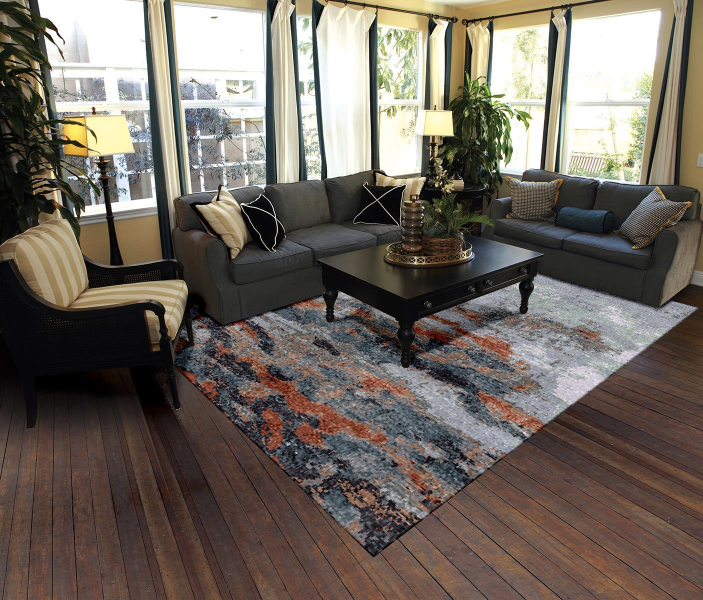
#> input picture job/RM-ImageDetection-custom_rug2/RM-ImageDetection-custom_rug2/new/XiaohuLuVPDetection-master/lu_vp_detect/n1.jpg, 1405 x 1200 px (shown at 1/2 size)
$ python run_vp_detect.py   (older library calls are emulated)
#> lines starting #> are read from the running program, lines starting #| are printed output that depends on the picture
### job/RM-ImageDetection-custom_rug2/RM-ImageDetection-custom_rug2/new/XiaohuLuVPDetection-master/lu_vp_detect/vp_detection.py
"""
Python + OpenCV Implementation of the vanishing point algorithm by Xiaohu Lu
et al. - http://xiaohulugo.github.io/papers/Vanishing_Point_Detection_WACV2017.pdf.

Author: Ray Phan (https://github.com/rayryeng)
"""

import cv2
import numpy as np
from itertools import combinations

class vp_detection(object):
    """
    VP Detection Object

    Args:
        length_thresh: Line segment detector threshold (default=30)
        principal_point: Principal point of the image (in pixels)
        focal_length: Focal length of the camera (in pixels)
        seed: Seed for reproducibility due to RANSAC
    """
    def __init__(self, length_thresh=30, principal_point=None,
                 focal_length=1500, seed=None):
        self._length_thresh = length_thresh
        self._principal_point = principal_point
        self._focal_length = focal_length
        self._angle_thresh = np.pi / 30 # For displaying debug image
        self._vps = None # For storing the VPs in 3D space
        self._vps_2D = None # For storing the VPs in 2D space
        self.__img = None # Stores the image locally
        self.__clusters = None # Stores which line index corresponds to what VP
        self.__tol = 1e-8 # Tolerance for floating point comparison
        self.__angle_tol = np.pi / 3 # (pi / 180 * (60 degrees)) --> +/- 30 deg
        self.__lines = None # Stores the line detections internally
        self.__zero_value = 0.001 # Threshold to check augmented coordinate
                                  # Anything less than __tol gets set to this
        self.__seed = seed # Set seed for reproducibility
        noise_ratio = 0.5  # Outlier/inlier ratio for RANSAC estimation
        # Probability of all samples being inliers
        p = (1.0 / 3.0) * ((1.0 - noise_ratio) ** 2.0)

        # Total number of iterations for RANSAC
        conf = 0.9999
        self.__ransac_iter = int(np.log(1 - conf) / np.log(1.0 - p))

    # [25 lines left out: functions length_thresh, length_thresh, not called in this run]

    @property
    def principal_point(self):
        """
        Principal point for VP Detection algorithm

        Returns:
            The minimum length required for a line
        """
        return self._principal_point

    # [54 lines left out: functions principal_point, focal_length, focal_length, vps, not called in this run]

    @property
    def vps_2D(self):
        """
        Vanishing points of the image in 2D image coordinates.

        Returns:
            A numpy array where each row is a point and each column is a component / coordinate
        """
        return self._vps_2D

    def __detect_lines(self, img):
        """
        Detects lines using OpenCV LSD Detector
        """
        # Convert to grayscale if required
        if len(img.shape) == 3:
            img_copy = cv2.cvtColor(img, cv2.COLOR_BGR2GRAY)
        else:
            img_copy = img

        # Create LSD detector with default parameters
        lsd = cv2.createLineSegmentDetector(0)

        # Detect lines in the image
        # Returns a NumPy array of type N x 1 x 4 of float32
        # such that the 4 numbers in the last dimension are (x1, y1, x2, y2)
        # These denote the start and end positions of a line
        lines = lsd.detect(img_copy)[0]

        # Remove singleton dimension
        lines = lines[:, 0]

        # Filter out the lines whose length is lower than the threshold
        dx = lines[:, 2] - lines[:, 0]
        dy = lines[:, 3] - lines[:, 1]
        lengths = np.sqrt(dx*dx + dy*dy)
        mask = lengths >= self._length_thresh
        lines = lines[mask]

        # Store the lines internally
        self.__lines = lines

        # Return the lines
        return lines

    def __find_vp_hypotheses_two_lines(self):
        """
        Finds the VP hypotheses using pairs of lines
        """
        # Number of detected lines
        N = self.__lines.shape[0]

        # Number of bins for longitude - 360 bins so 1 deg. per bin
        # For estimating second VP along the great circle distance of the
        # first VP
        num_bins_vp2 = 360
        vp2_step = np.pi / 180.0 # Step in radians

        # Store the equations of the line, lengths and orientations
        # for each line segment
        p1 = np.column_stack((self.__lines[:, :2],
            np.ones(N, dtype=np.float32)))
        p2 = np.column_stack((self.__lines[:, 2:],
            np.ones(N, dtype=np.float32)))
        cross_p = np.cross(p1, p2)
        dx = p1[:, 0] - p2[:, 0]
        dy = p1[:, 1] - p2[:, 1]
        lengths = np.sqrt(dx*dx + dy*dy)
        orientations = np.arctan2(dy, dx)

        # Perform wraparound - [-pi, pi] --> [0, pi]
        # All negative angles map to their mirrored positive counterpart
        orientations[orientations < 0] = orientations[orientations < 0] + np.pi

        # Keep these around
        self.__cross_p = cross_p
        self.__lengths = lengths
        self.__orientations = orientations

        # Stores the VP hypotheses - 3 per longitude for each RANSAC iteration
        # First dimension - VP triplet proposal for a RANSAC iteration
        # Second dimension - VPs themselves
        # Third dimension - VP component
        vp_hypos = np.zeros((self.__ransac_iter * num_bins_vp2, 3, 3),
            dtype=np.float32)

        i = 0

        if self.__seed is not None:
            gen = np.random.RandomState(self.__seed)

        # For each iteration...
        while i < self.__ransac_iter:
            # Get two random indices
            if self.__seed is not None:
                (idx1, idx2) = gen.permutation(N)[:2]
            else:
                (idx1, idx2) = np.random.permutation(N)[:2]

            # Get the first VP proposal in the image
            vp1_img = np.cross(cross_p[idx1], cross_p[idx2])

            # Try again if at infinity
            if np.abs(vp1_img[2]) < self.__tol:
                continue

            # Find where it intersects in the sphere
            vp1 = np.zeros(3, dtype=np.float32)
            vp1[:2] = vp1_img[:2] / vp1_img[2] - self._principal_point
            vp1[2] = self._focal_length

            # Normalize
            vp1 /= np.sqrt(np.sum(np.square(vp1)))

            # Get the other two VPs
            # Search along the circumference of the sphere
            la = np.arange(num_bins_vp2) * vp2_step
            kk = vp1[0] * np.sin(la) + vp1[1] * np.cos(la)
            phi = np.arctan(-vp1[2] / kk)

            # Convert back to Cartesian coordinates
            vp2 = np.column_stack([np.sin(phi) * np.sin(la),
                                   np.sin(phi) * np.cos(la),
                                   np.cos(phi)])

            # Enforce points at infinity to be finite
            vp2[np.abs(vp2[:, 2]) < self.__tol, 2] = self.__zero_value
            # Normalize
            vp2 /= np.sqrt(np.sum(np.square(vp2), axis=1, keepdims=True))
            vp2[vp2[:, 2] < 0, :] *= -1.0 # Ensure direction is +z

            vp3 = np.cross(vp1, vp2) # Third VP is orthogonal to the two
            vp3[np.abs(vp3[:,2]) < self.__tol, 2] = self.__zero_value
            vp3 /= np.sqrt(np.sum(np.square(vp3), axis=1, keepdims=True))
            vp3[vp3[:, 2] < 0, :] *= -1.0

            # Place proposals in corresponding locations
            vp_hypos[i * num_bins_vp2 : (i + 1) * num_bins_vp2, 0, :] = vp1
            vp_hypos[i * num_bins_vp2 : (i + 1) * num_bins_vp2, 1, :] = vp2
            vp_hypos[i * num_bins_vp2 : (i + 1) * num_bins_vp2, 2, :] = vp3

            # Move to the next iteration
            i += 1

        return vp_hypos

    def __get_sphere_grids(self):
        """
        Builds spherical voting grid to determine which VP has the most support
        """

        # Determine number of bins for latitude and longitude
        bin_size = np.pi / 180.0
        lat_span = np.pi / 2.0
        long_span = 2.0 * np.pi
        num_bins_lat = int(lat_span / bin_size)
        num_bins_lon = int(long_span / bin_size)

        # Get indices for every unique pair of lines
        combos = list(combinations(range(self.__lines.shape[0]), 2))
        combos = np.asarray(combos, dtype=np.int)

        # For each pair, determine where the lines intersect
        pt_intersect = np.cross(self.__cross_p[combos[:, 0]],
            self.__cross_p[combos[:, 1]])

        # Ignore if points are at infinity
        mask = np.abs(pt_intersect[:, 2]) >= self.__tol

        # To determine if two points map to the same VP in spherical
        # coordinates, their difference in angle must be less than
        # some threshold
        ang = np.abs(self.__orientations[combos[:, 0]] -
            self.__orientations[combos[:, 1]])
        ang = np.minimum(np.pi - ang, ang)
        mask = np.logical_and(mask,  np.abs(ang) <= self.__angle_tol)

        # Get the points, angles and combinations that are
        # left
        pt_intersect = pt_intersect[mask]
        ang = ang[mask]
        combos = combos[mask]

        # Determine corresponding lat and lon mapped to the sphere
        X = (pt_intersect[:, 0] / pt_intersect[:, 2]) - self._principal_point[0]
        Y = (pt_intersect[:, 1] / pt_intersect[:, 2]) - self._principal_point[1]
        Z = self._focal_length
        lat = np.arccos(Z / np.sqrt(X*X + Y*Y + Z*Z))
        lon = np.arctan2(X, Y) + np.pi

        # Get corresponding bin locations
        la_bin = (lat / bin_size).astype(np.int)
        lon_bin = (lon / bin_size).astype(np.int)
        la_bin[la_bin >= num_bins_lat] = num_bins_lat - 1
        lon_bin[lon_bin >= num_bins_lon] = num_bins_lon - 1

        # Add their weighted vote to the corresponding bin
        # Get 1D bin coordinate so we can take advantage
        # of bincount method, then reshape back to 2D
        bin_num = la_bin * num_bins_lon + lon_bin
        weights = np.sqrt(self.__lengths[combos[:, 0]] *
            self.__lengths[combos[:, 1]]) * (np.sin(2.0 * ang) + 0.2)

        sphere_grid = np.bincount(bin_num, weights=weights,
            minlength=num_bins_lat * num_bins_lon).reshape(
            (num_bins_lat,num_bins_lon)).astype(np.float32)

        # Add the 3 x 3 smoothed votes on top of the original votes for
        # stability (refer to paper)
        sphere_grid += cv2.filter2D(sphere_grid, -1, (1.0/9.0)*np.ones((3, 3)))
        return sphere_grid

    def __get_best_vps_hypo(self, sphere_grid, vp_hypos):
        # Number of hypotheses
        N = vp_hypos.shape[0]

        # Bin size - 1 deg. in radians
        bin_size = np.pi / 180.0

        # Ignore any values whose augmented coordinate are less than
        # the threshold or bigger than magnitude of 1
        # Each row is a VP triplet
        # Each column is the z coordinate
        mask = np.logical_and(np.abs(vp_hypos[:, :, 2]) >= self.__tol,
                              np.abs(vp_hypos[:, :, 2]) <= 1.0)

        # Create ID array for VPs
        ids = np.arange(N).astype(np.int)
        ids = np.column_stack([ids, ids, ids])
        ids = ids[mask]

        # Calculate their respective lat and lon
        lat = np.arccos(vp_hypos[:, :, 2][mask])
        lon = np.arctan2(vp_hypos[:, :, 0][mask],
            vp_hypos[:, :, 1][mask]) + np.pi

        # Determine which bin they map to
        la_bin = (lat / bin_size).astype(np.int)
        lon_bin = (lon / bin_size). astype(np.int)
        la_bin[la_bin == 90] = 89
        lon_bin[lon_bin == 360] = 359

        # For each hypotheses triplet of VPs, calculate their final
        # votes by summing the contributions of each VP for the
        # hypothesis
        weights = sphere_grid[la_bin, lon_bin]
        votes = np.bincount(ids, weights=weights,
            minlength=N).astype(np.float32)

        # Find best hypothesis by determining which triplet has the largest
        # votes
        best_idx = np.argmax(votes)
        final_vps = vp_hypos[best_idx]
        vps_2D = self._focal_length * (final_vps[:, :2] / final_vps[:, 2][:, None])
        vps_2D += self._principal_point

        # Find the coordinate with the largest vertical value
        # This will be the last column of the output
        z_idx = np.argmax(np.abs(vps_2D[:, 1]))
        ind = np.arange(3).astype(np.int)
        mask = np.ones(3, dtype=np.bool)
        mask[z_idx] = False
        ind = ind[mask]

        # Next, figure out which of the other two coordinates has the smallest
        # x coordinate - this would be the left leaning VP
        vps_trim = vps_2D[mask]
        x_idx = np.argmin(vps_trim[:, 0])
        x_idx = ind[x_idx]

        # Finally get the right learning VP
        mask[x_idx] = False
        x2_idx = np.argmax(mask)

        # Re-arrange the order
        # Right VP is first - x-axis would be to the right
        # Left VP is second - y-axis would be to the left
        # Vertical VP is third - z-axis would be vertical
        final_vps = final_vps[[x2_idx, x_idx, z_idx], :]
        vps_2D = vps_2D[[x2_idx, x_idx, z_idx], :]

        # Save for later
        self._vps = final_vps
        self._vps_2D = vps_2D
        return final_vps

    def __cluster_lines(self, vps_hypos):
        """
        Groups the lines based on which VP they contributed to.
        Primarily for display purposes only when debugging the algorithm
        """

        # Extract out line coordinates
        x1 = self.__lines[:, 0]
        y1 = self.__lines[:, 1]
        x2 = self.__lines[:, 2]
        y2 = self.__lines[:, 3]

        # Get midpoint of each line
        xc = (x1 + x2) / 2.0
        yc = (y1 + y2) / 2.0

        # Get the direction vector of the line detection
        # Also normalize
        dx = x1 - x2
        dy = y1 - y2
        norm_factor = np.sqrt(dx*dx + dy*dy)
        dx /= norm_factor
        dy /= norm_factor

        # Get the direction vector from each detected VP
        # to the midpoint of the line and normalize
        xp = self._vps_2D[:, 0][:, None] - xc[None]
        yp = self._vps_2D[:, 1][:, None] - yc[None]
        norm_factor = np.sqrt(xp*xp + yp*yp)
        xp /= norm_factor
        yp /= norm_factor

        # Calculate the dot product then find the angle between the midpoint
        # of each line and each VPs
        # We calculate the angle that each make with respect to each line and
        # and choose the VP that has the smallest angle with the line
        dotp = dx[None]*xp + dy[None]*yp
        dotp[dotp > 1.0] = 1.0
        dotp[dotp < -1.0] = -1.0
        ang = np.arccos(dotp)
        ang = np.minimum(np.pi - ang, ang)

        # For each line, which VP is the closest?
        # Get both the smallest angle and index of the smallest
        min_ang = np.min(ang, axis=0)
        idx_ang = np.argmin(ang, axis=0)

        # Don't consider any lines where the smallest angle is larger than
        # a similarity threshold
        mask = min_ang <= self._angle_thresh

        # For each VP, figure out the line indices
        # Create a list of 3 elements
        # Each element contains which line index corresponds to which VP
        self.__clusters = [np.where(np.logical_and(mask, idx_ang == i))[0] for i in range(3)]

    def find_vps(self, img):
        """
        Find the vanishing points given the input image

        Args:
            img: Either the path to the image or the image read in with `cv2.imread`

        Returns:
            A numpy array where each row is a point and each column is a component / coordinate.
            Additionally, the VPs are ordered such that the right most VP is the
            first row, the left most VP is the second row and the vertical VP is
            the last row
        """

        # Detect the lines in the image
        if isinstance(img, str):
            img = cv2.imread(img, -1)

        self.__img = img # Keep a copy for later

        # Reset principal point if we haven't set it yet
        if self._principal_point is None:
            rows, cols = img.shape[:2]
            self._principal_point = np.array([cols/2.0, rows/2.0],
                dtype=np.float32)

        # Detect lines
        lines = self.__detect_lines(img)

        # Find VP candidates
        vps_hypos = self.__find_vp_hypotheses_two_lines()
        self.__vps_hypos = vps_hypos # Save a copy

        # Map VP candidates to sphere
        sphere_grid = self.__get_sphere_grids()

        # Find the final VPs
        best_vps = self.__get_best_vps_hypo(sphere_grid, vps_hypos)
        self.__final_vps = best_vps # Save a copy
        self.__clusters = None # Reset because of new image
        return best_vps

    def create_debug_VP_image(self, show_image=False, save_image=None):
        """
        Once the VP detection algorithm runs, show which lines belong to
        which clusters by colouring the lines according to which VP they
        contributed to

        Args:
            show_image: Show the image in an OpenCV imshow window
                        (default=false)
            save_image: Provide a path to save the image to file
                       (default=None - no image is saved)

        Returns:
            The debug image

        Raises:
            ValueError: If the path to the image is not a string or None
        """

        # Group the line detections based on which VP they belong to
        # Only run if we haven't done it yet for this image
        if self.__clusters is None:
            self.__cluster_lines(self.__vps_hypos)

        if save_image is not None and not isinstance(save_image, str):
            raise ValueError('The save_image path should be a string')

        img = self.__img.copy()
        if len(img.shape) == 2: # If grayscale, artificially make into RGB
            img = np.dstack([img, img, img])

        colours = 255*np.eye(3)
        # BGR format
        # First row is red, second green, third blue
        colours = colours[:, ::-1].astype(np.int).tolist()

        # Draw the outlier lines as black
        all_clusters = np.hstack(self.__clusters)
        status = np.ones(self.__lines.shape[0], dtype=np.bool)
        status[all_clusters] = False
        ind = np.where(status)[0]
        for (x1, y1, x2, y2) in self.__lines[ind]:
            cv2.line(img, (int(x1), int(y1)), (int(x2), int(y2)),
                    (0, 0, 0), 2, cv2.LINE_AA)

        # For each cluster of lines, draw them in their right colour
        for i in range(3):
            for (x1, y1, x2, y2) in self.__lines[self.__clusters[i]]:
                cv2.line(img, (int(x1), int(y1)), (int(x2), int(y2)),
                    colours[i], 2, cv2.LINE_AA)

        # Show image if necessary
        if show_image:
            cv2.imshow('VP Debug Image', img)
            cv2.waitKey(0)
            cv2.destroyAllWindows()

        # Save image if necessary
        if save_image is not None and save_image != '':
            cv2.imwrite('im.png', img)

        return img

### job/RM-ImageDetection-custom_rug2/RM-ImageDetection-custom_rug2/new/XiaohuLuVPDetection-master/lu_vp_detect/run_vp_detect.py
import argparse
from lu_vp_detect.vp_detection import vp_detection
from matplotlib import pyplot as plt
# Set up argument parser + options
#parser = argparse.ArgumentParser(
#    description='Main script for Lu''s Vanishing Point Algorithm')
#parser.add_argument('-i', '--image-path', help='Path to the input image',
#    required=True)
#parser.add_argument('-lt', '--length-thresh', default=30, type=float,
#    help='Minimum line length (in pixels) for detecting lines')
#parser.add_argument('-pp', '--principal-point', default=None, nargs=2,
#    type=float, help='Principal point of the camera (default is image centre)')
#parser.add_argument('-f', '--focal-length', default=1500, type=float,
#    help='Focal length of the camera (in pixels)')
#parser.add_argument('-d', '--debug', action='store_true',
#    help='Turn on debug image mode')
#parser.add_argument('-ds', '--debug-show', action='store_true',
#    help='Show the debug image in an OpenCV window')
#parser.add_argument('-dp', '--debug-path', default=None,
#    help='Path for writing the debug image')
#parser.add_argument('-s', '--seed', default=None, type=int,
#    help='Specify random seed for reproducible results')
#args = parser.parse_args()
import cv2
def main():
    # Extract command line arguments
    input_path = "n1.jpg"
    length_thresh = 60
    principal_point = None
    focal_length = 1102.79
    debug_mode = 1
    debug_show = 1
    debug_path = "im.png"
    seed = 1337
    #plt.imshow(input_path)
    print('Input path: {}'.format(input_path))
    print('Seed: {}'.format(seed))
    print('Line length threshold: {}'.format(length_thresh))
    print('Focal length: {}'.format(focal_length))
    img123 = cv2.imread(input_path)
#> img123 is the input picture: shape (1200, 1405, 3); mean B, G, R 95.1, 104, 112.7


    # Create object
    vpd = vp_detection(length_thresh, principal_point, focal_length, seed)

    # Run VP detection algorithm
    vps = vpd.find_vps(input_path)
#> in __detect_lines, `img_copy = cv2.cvtColor(img, cv2.COLOR_BGR2GRAY)`:
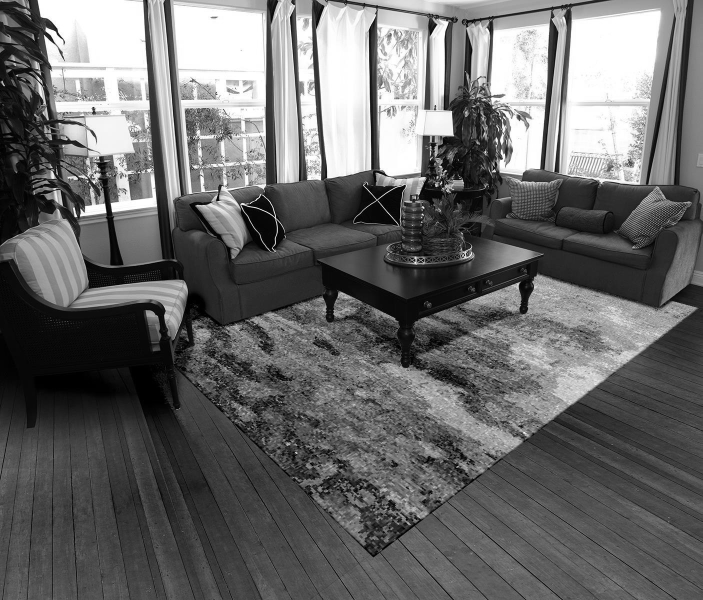
#> img_copy: shape (1200, 1405) (shown at 1/2 size); min 0, max 255, mean 105.6
#> in __detect_lines, `lines = lsd.detect(img_copy)[0]`: lines = 2765 rows, first 6: [600.8, 361.6, 580.8, 33.04], [742.4, 339.4, 736.6, 58.11], [628.9, 30.47, 653.3, 356.8], [213.4, 432, 205.8, 377], [886.3, 218.1, 891.3, 41.72], [972.9, 164.4, 978.7, 54.6]
#> in __detect_lines, `dx = lines[:, 2] - lines[:, 0]`: dx = 2765 values, max 371.4 at index 1082, min -371.2 at index 1203, mean 0.897
#> in __detect_lines, `dy = lines[:, 3] - lines[:, 1]`: dy = 2765 values, max 515.3 at index 249, min -516.4 at index 40, mean 0.621
#> in __detect_lines, `lengths = np.sqrt(dx*dx + dy*dy)`: lengths = 2765 values, max 518.1 at index 249, min 5.06 at index 152, mean 34.97
#> in __detect_lines, `lines = lines[mask]`: lines = 319 rows, first 6: [600.8, 361.6, 580.8, 33.04], [742.4, 339.4, 736.6, 58.11], [628.9, 30.47, 653.3, 356.8], [886.3, 218.1, 891.3, 41.72], [972.9, 164.4, 978.7, 54.6], [483.2, 408, 546.6, 430.3]
    print('Principal point: {}'.format(vpd.principal_point))

    # Show VP information
    print("The vanishing points in 3D space are: ")
    for i, vp in enumerate(vps):
        print("Vanishing Point {:d}: {}".format(i + 1, vp))

    vp2D = vpd.vps_2D
    print("\nThe vanishing points in image coordinates are: ")
    for i, vp in enumerate(vp2D):
        print("Vanishing Point {:d}: {}".format(i + 1, vp))

    # Extra stuff
    if debug_mode or debug_show:
        st = "Creating debug image"
        if debug_show:
            st += " and showing to the screen"
        if debug_path is not None:
            st += "\nAlso writing debug image to: {}".format(debug_path)

        if debug_show or debug_path is not None:
            print(st)
            vpd.create_debug_VP_image(debug_show, debug_path)
#> in create_debug_VP_image, `cv2.imshow('VP Debug Image', img)`:
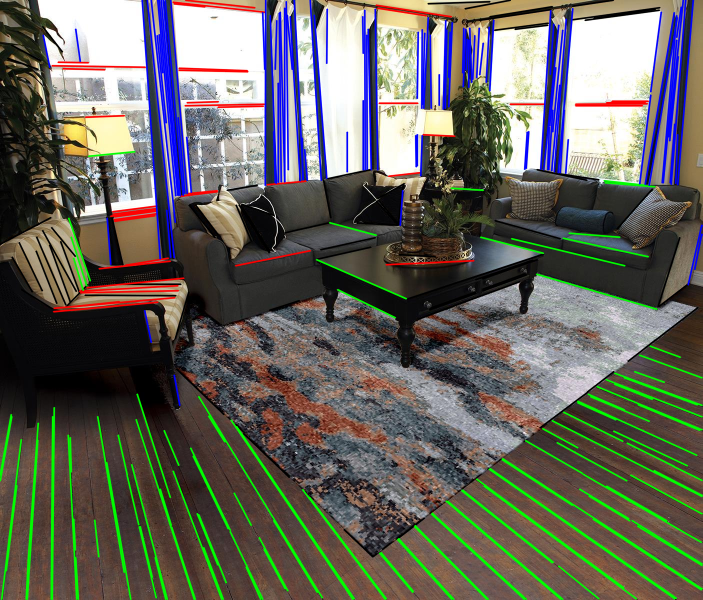
#> window 'VP Debug Image': shape (1200, 1405, 3) (shown at 1/2 size); mean B, G, R 94.9, 102.4, 103.3
    plt.imshow(img123)
    plt.show()

if __name__ == "__main__":
    main()
